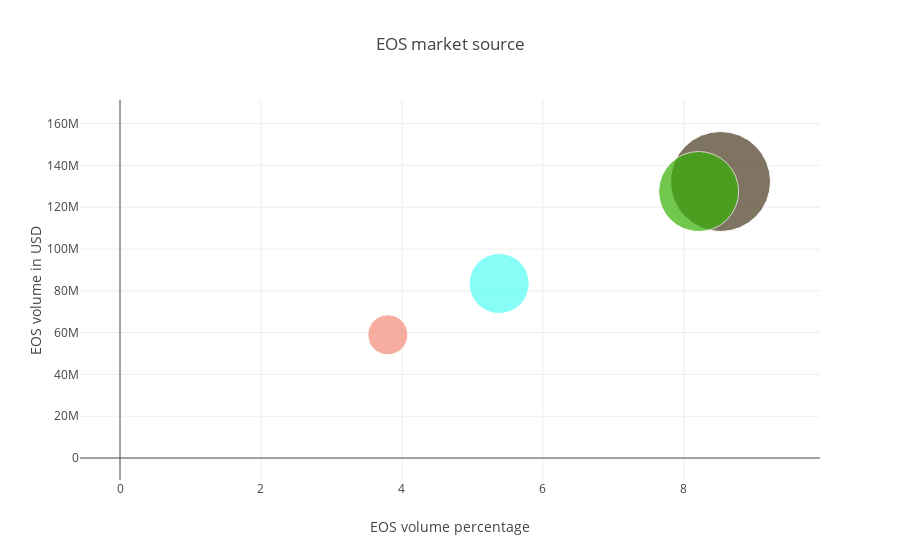

Source (notebook cell):
### Code cell
trace0 = go.Scatter(
    x=df2['volume%'],
    y=df2.volume,
    text=df2.source,
    mode='markers',
    marker=dict(
        color= random_colors(20),
        size=[100, 80, 60, 40],
    )
)
layout = {
    'title': 'EOS market source ',
    'yaxis': {'title': 'EOS volume in USD'},
    'xaxis': {'title': 'EOS volume percentage'}
}

data = [trace0]
fig = dict(data=data, layout=layout)
py.iplot(fig, filename='bubblechart-text')

### Figure 1 — Plotly figure (JSON) as saved in the notebook; plotly's stock layout.template omitted (floating-point values rounded to 4 significant figures; data arrays with more than 128 entries replaced by an {"elided": "..."} marker saying what was removed)
{"data": [{"marker": {"color": ["#4A391F", "#37B106", "#54FEF5", "#F48D7A", "#8F070A", "#308FC8", "#9CB6F2", "#7554A2", "#173C2A", "#87D750", "#4F4009", "#93F780", "#2446AE", "#220FA0", "#0D6140", "#2D469F", "#D26CAE", "#6A45D4", "#449F7D", "#14AD43"], "size": [100, 80, 60, 40]}, "mode": "markers", "text": {"elided": "248 str values"}, "type": "scatter", "uid": "35ea7f7d-046b-4b1a-a84f-804a7f3944a3", "x": {"elided": "248 float values"}, "y": {"elided": "248 int values"}}], "layout": {"title": {"text": "EOS market source "}, "xaxis": {"title": {"text": "EOS volume percentage"}}, "yaxis": {"title": {"text": "EOS volume in USD"}}}}
